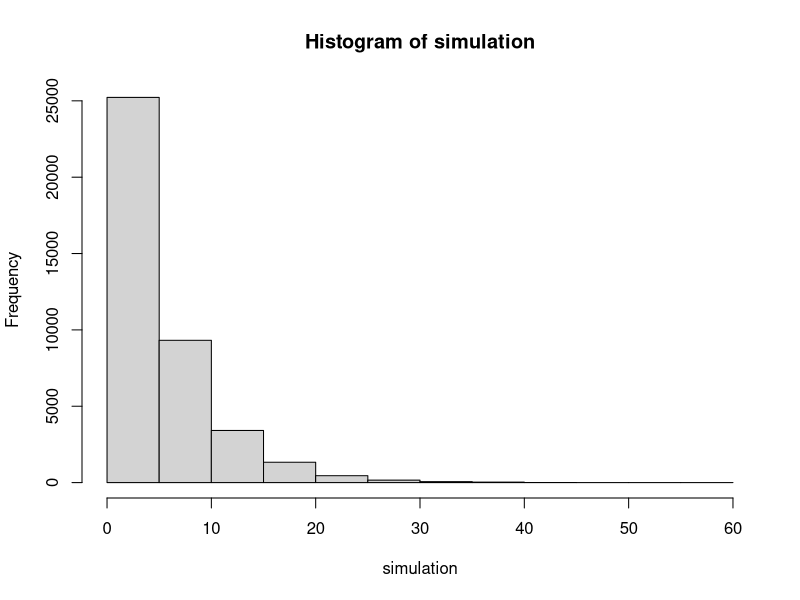
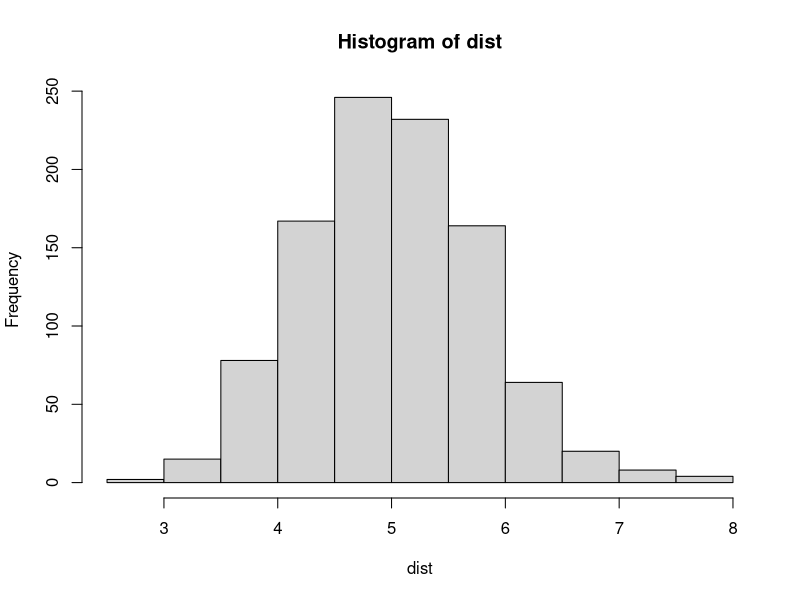
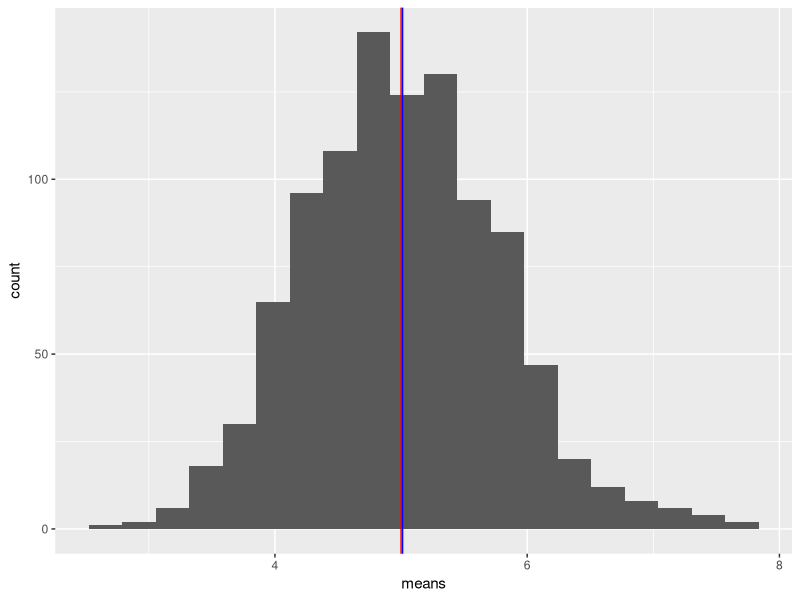
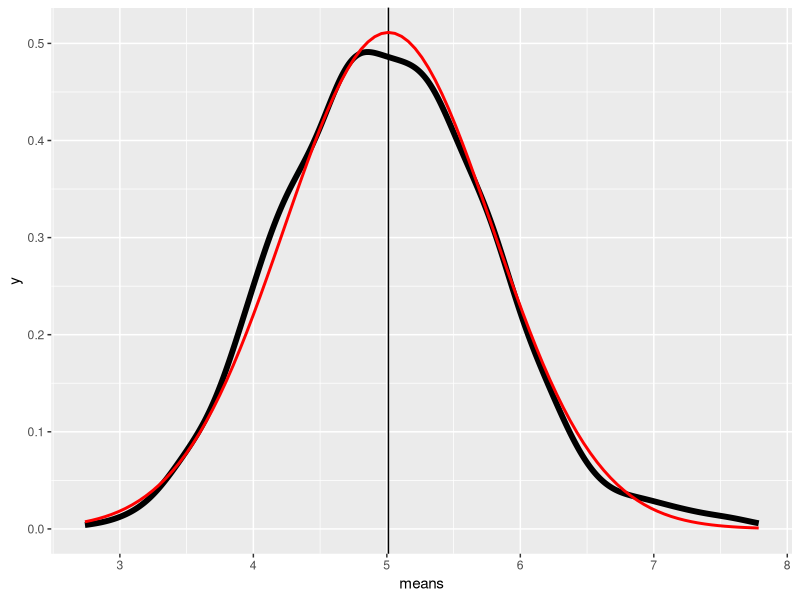

The R script that drew these images, in order:
## ---- chunk 1
knitr::opts_chunk$set(echo = TRUE)
library(ggplot2)
## ---- chunk 2
# make result reproducible
set.seed(123)
# number of simulations
nsim <- 1000
# exp distribution parameters
n <- 40; lambda <- 0.2
## ---- chunk 3
simulation <- rexp(n * nsim, lambda)
hist(simulation)
## ---- chunk 4
dist <- apply(matrix(simulation, nrow = nsim), 1, mean)
df <- data.frame(means = dist)

## ---- chunk 5
hist(dist)
summary(dist)
## ---- chunk 6
#calculate results
tmean <- 1 / lambda; beta <- tmean; tvar <- beta^2
## ---- chunk 7
means <- c(tmean, mean(dist))
names(means) <- c("Theoretical Mean", "Distribution Mean")
means
## ---- chunk 8
gg <- ggplot(df, aes(means)) + 
  geom_histogram(bins = 20) + 
  geom_vline(xintercept = tmean, color = "red") + 
  geom_vline(xintercept = mean(dist), color = "blue")
gg
## ---- chunk 9
variances <- c(tvar, var(dist))
names(variances) <- c("Theoretical Var", "Distribution Var")
variances
## ---- chunk 10
tt <- t.test(dist, mu = tmean, conf.level = 0.95)
tt$estimate

tt$conf.int
## ---- chunk 11
gg <- ggplot(data = df, aes(means)) + 
  geom_density(color = "black", size = 2) +
  geom_vline(xintercept = mean(dist)) +
  stat_function(
    fun = dnorm, color = "red", size = 1,
    args = list(mean = mean(dist), sd = sd(dist))
  )
gg
